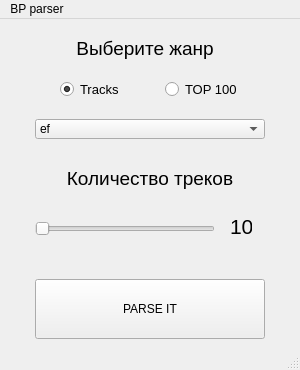
<?xml version="1.0" encoding="UTF-8"?>
<ui version="4.0">
 <class>MainWindow</class>
 <widget class="QMainWindow" name="MainWindow">
  <property name="geometry">
   <rect>
    <x>0</x>
    <y>0</y>
    <width>300</width>
    <height>370</height>
   </rect>
  </property>
  <property name="windowTitle">
   <string>MainWindow</string>
  </property>
  <widget class="QWidget" name="centralwidget">
   <widget class="QPushButton" name="pushButton">
    <property name="geometry">
     <rect>
      <x>35</x>
      <y>260</y>
      <width>230</width>
      <height>60</height>
     </rect>
    </property>
    <property name="text">
     <string>PARSE IT</string>
    </property>
   </widget>
   <widget class="QLabel" name="label">
    <property name="geometry">
     <rect>
      <x>30</x>
      <y>10</y>
      <width>230</width>
      <height>40</height>
     </rect>
    </property>
    <property name="text">
     <string>&lt;html&gt;&lt;head/&gt;&lt;body&gt;&lt;p align=&quot;center&quot;&gt;&lt;span style=&quot; font-size:14pt;&quot;&gt;Выберите жанр&lt;/span&gt;&lt;/p&gt;&lt;/body&gt;&lt;/html&gt;</string>
    </property>
   </widget>
   <widget class="QComboBox" name="comboBox">
    <property name="geometry">
     <rect>
      <x>35</x>
      <y>100</y>
      <width>230</width>
      <height>20</height>
     </rect>
    </property>
    <item>
     <property name="text">
      <string>ef</string>
     </property>
    </item>
    <item>
     <property name="text">
      <string>awfaf</string>
     </property>
    </item>
    <item>
     <property name="text">
      <string>awfa</string>
     </property>
    </item>
    <item>
     <property name="text">
      <string>faw</string>
     </property>
    </item>
    <item>
     <property name="text">
      <string>faw</string>
     </property>
    </item>
    <item>
     <property name="text">
      <string>faw</string>
     </property>
    </item>
    <item>
     <property name="text">
      <string>faw</string>
     </property>
    </item>
   </widget>
   <widget class="QSlider" name="horizontalSlider">
    <property name="geometry">
     <rect>
      <x>35</x>
      <y>200</y>
      <width>180</width>
      <height>20</height>
     </rect>
    </property>
    <property name="minimum">
     <number>10</number>
    </property>
    <property name="maximum">
     <number>100</number>
    </property>
    <property name="singleStep">
     <number>10</number>
    </property>
    <property name="value">
     <number>10</number>
    </property>
    <property name="orientation">
     <enum>Qt::Horizontal</enum>
    </property>
   </widget>
   <widget class="QLabel" name="label_counter">
    <property name="geometry">
     <rect>
      <x>230</x>
      <y>195</y>
      <width>22</width>
      <height>25</height>
     </rect>
    </property>
    <property name="text">
     <string>&lt;html&gt;&lt;head/&gt;&lt;body&gt;&lt;p&gt;&lt;span style=&quot; font-size:16pt;&quot;&gt;10&lt;/span&gt;&lt;/p&gt;&lt;/body&gt;&lt;/html&gt;</string>
    </property>
   </widget>
   <widget class="QLabel" name="label_2">
    <property name="geometry">
     <rect>
      <x>35</x>
      <y>140</y>
      <width>230</width>
      <height>40</height>
     </rect>
    </property>
    <property name="text">
     <string>&lt;html&gt;&lt;head/&gt;&lt;body&gt;&lt;p align=&quot;center&quot;&gt;&lt;span style=&quot; font-size:14pt;&quot;&gt;Количество треков&lt;/span&gt;&lt;/p&gt;&lt;/body&gt;&lt;/html&gt;</string>
    </property>
   </widget>
   <widget class="QRadioButton" name="radioButton">
    <property name="geometry">
     <rect>
      <x>60</x>
      <y>60</y>
      <width>61</width>
      <height>20</height>
     </rect>
    </property>
    <property name="font">
     <font>
      <pointsize>10</pointsize>
     </font>
    </property>
    <property name="text">
     <string>Tracks</string>
    </property>
    <property name="checked">
     <bool>true</bool>
    </property>
   </widget>
   <widget class="QRadioButton" name="radioButton_2">
    <property name="geometry">
     <rect>
      <x>165</x>
      <y>60</y>
      <width>72</width>
      <height>20</height>
     </rect>
    </property>
    <property name="font">
     <font>
      <pointsize>10</pointsize>
     </font>
    </property>
    <property name="text">
     <string>TOP 100</string>
    </property>
   </widget>
  </widget>
  <widget class="QMenuBar" name="menubar">
   <property name="geometry">
    <rect>
     <x>0</x>
     <y>0</y>
     <width>300</width>
     <height>21</height>
    </rect>
   </property>
   <widget class="QMenu" name="menuBP_parser">
    <property name="title">
     <string>BP parser</string>
    </property>
   </widget>
   <addaction name="menuBP_parser"/>
  </widget>
  <widget class="QStatusBar" name="statusbar"/>
 </widget>
 <resources/>
 <connections/>
</ui>
